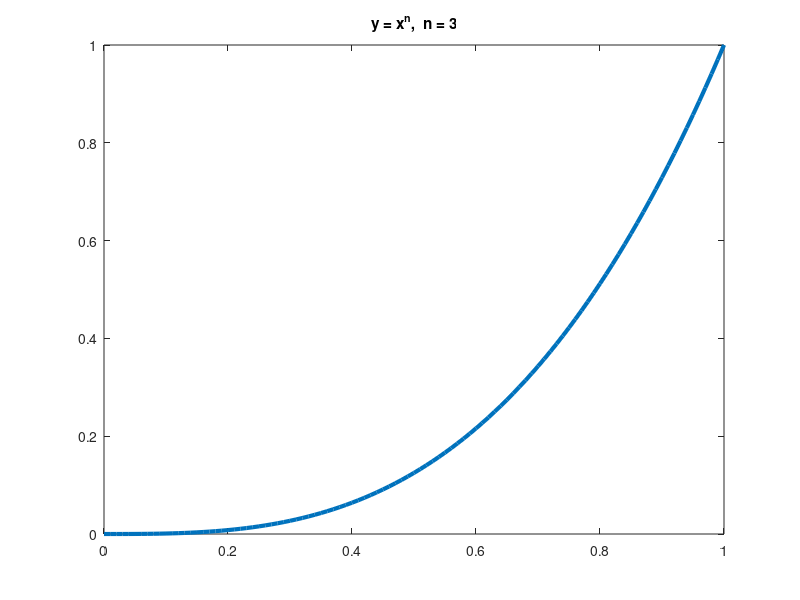
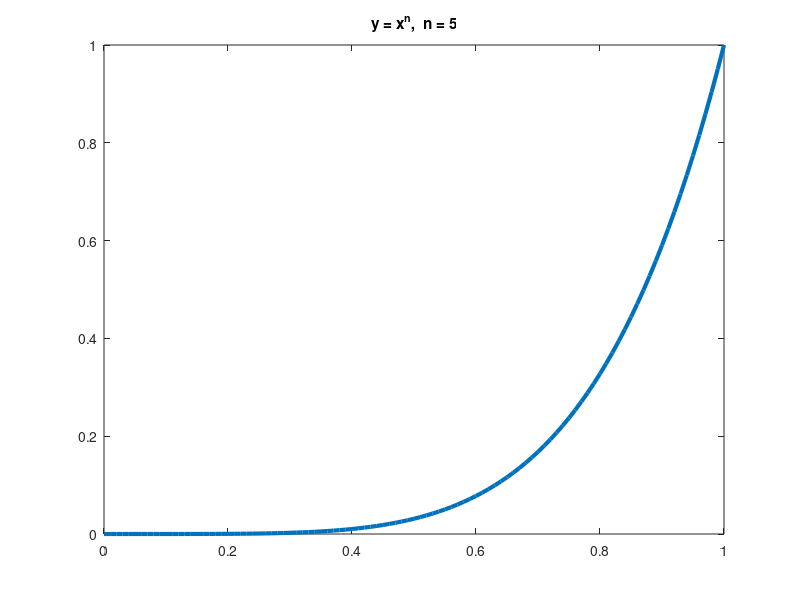
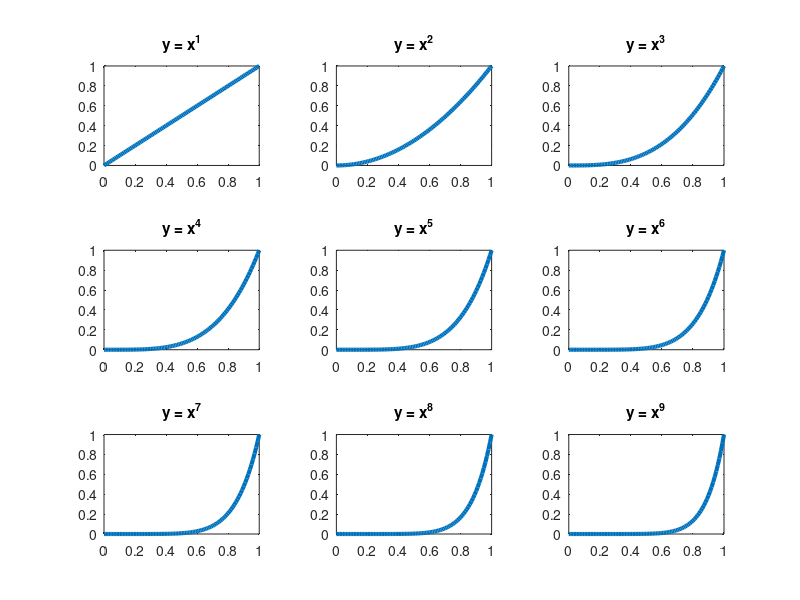

These figures' MATLAB source, in order: (Note: this script raises an error after producing the figures.)
% clear; close all;

% t = 0:pi/10:10*pi;
% x = sin(t);
% y = cos(t);

% for ii = 2:length(t)
%     figure(1); 
%     % plot points
%     p = scatter3(x(ii),y(ii),t(ii),'red','LineWidth',2); hold on;
    
%     % plot traces
%     plot3(x(ii-1:ii),y(ii-1:ii),t(ii-1:ii),'r-',"LineWidth",2);
    
%     % reverse Z axis
%     set(gca,'Zdir','reverse');
    
%     % set fixed figure size
%     set(gcf,'Position',[400 80 600 600]);

%     % set fixed XYZ axis
%     xlim([min(x),max(x)]);
%     ylim([min(y),max(y)]);
%     zlim([min(t),max(t)]);

%     % set fixed XYZ ticks
%     xticks([min(x),(max(x)+min(x))/2,max(x)]);
%     yticks([min(y),(max(y)+min(y))/2,max(y)]);
%     zticks([min(t),(max(t)+min(t))/2,max(t)]);
%     zticklabels({'0','5\pi','10\pi'});

%     % Freeze the aspect ratio
%     axis vis3d;
    
%     % rotate the camera, save current figure as tif
%     view(140 + 2*ii,15);
%     pause(0.1);
%     % saveas(gcf,['animation3D\',num2str(ii),'.tif']);

%     % delete point, keep trace
%     delete(p);
% end

clear; clc;
x = 0:0.01:1;
n = 3;
y = x.^n;
plot(x,y,'LineWidth',3)
title(['y = x^n,  n = ' num2str(n) ])

n = 1:0.5:5;
nImages = length(n);
fig = figure;
for idx = 1:nImages
    y = x.^n(idx);
    plot(x,y,'LineWidth',3)
    title(['y = x^n,  n = ' num2str( n(idx)) ])
    drawnow
    frame = getframe(fig);
    im{idx} = frame2im(frame);
end
close;

figure;
for idx = 1:nImages
    subplot(3,3,idx)
    plot(x, x.^idx,'LineWidth',3)
    title(['y = x^', num2str(idx) ])
end
filename = 'testAnimated.gif'; % Specify the output file name
for idx = 1:nImages
    [A,map] = rgb2ind(im{idx},256);
    if idx == 1
        imwrite(A,map,filename,'gif','LoopCount',Inf,'DelayTime',0.3);
    else
        imwrite(A,map,filename,'gif','WriteMode','append','DelayTime',0.3);
    end
end
